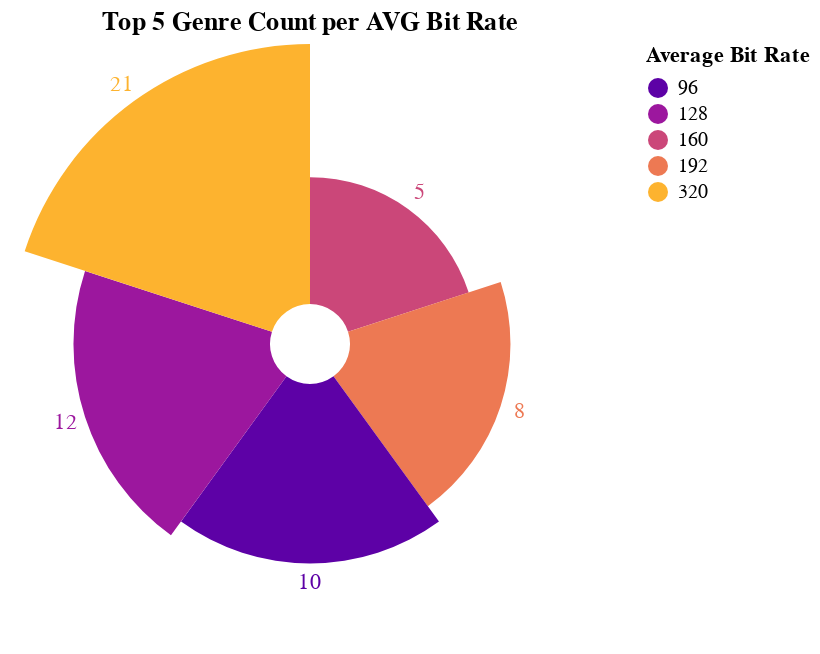

Notebook code for this chart:
### Markdown cell above
Now let's plot them using an Altair Radial chart.

### Code cell
base = alt.Chart(top_5_bitrates_per_genre, title="Top 5 Genre Count per AVG Bit Rate").encode(
    alt.Theta("Average Bit Rate:N").sort([160.0, 192.0, 96.0, 128.0, 320.0]),
    alt.Radius("Genre").scale(type="sqrt", rangeMin=20),
    color=alt.Color("Average Bit Rate:N",
                        scale=alt.Scale(scheme='plasma'))
)

c1 = base.mark_arc(innerRadius=20, strokeWidth=0)

c2 = base.mark_text(radiusOffset=10).encode(text="Genre")

c1 + c2

### Figure 1 — Vega-Lite specification as saved in the notebook (floating-point values rounded to 4 significant figures)
{"config": {"view": {"continuousWidth": 300, "continuousHeight": 300}}, "layer": [{"mark": {"type": "arc", "innerRadius": 20, "strokeWidth": 0}, "encoding": {"color": {"field": "Average Bit Rate", "scale": {"scheme": "plasma"}, "type": "nominal"}, "radius": {"field": "Genre", "scale": {"type": "sqrt", "rangeMin": 20}, "type": "quantitative"}, "theta": {"field": "Average Bit Rate", "sort": [160.0, 192.0, 96.0, 128.0, 320.0], "type": "nominal"}}, "title": "Top 5 Genre Count per AVG Bit Rate"}, {"mark": {"type": "text", "radiusOffset": 10}, "encoding": {"color": {"field": "Average Bit Rate", "scale": {"scheme": "plasma"}, "type": "nominal"}, "radius": {"field": "Genre", "scale": {"type": "sqrt", "rangeMin": 20}, "type": "quantitative"}, "text": {"field": "Genre", "type": "quantitative"}, "theta": {"field": "Average Bit Rate", "sort": [160.0, 192.0, 96.0, 128.0, 320.0], "type": "nominal"}}, "title": "Top 5 Genre Count per AVG Bit Rate"}], "data": {"name": "data-06a39552aa94d4ffebcbded2ceccb5b9"}, "$schema": "https://vega.github.io/schema/vega-lite/v5.15.1.json", "datasets": {"data-06a39552aa94d4ffebcbded2ceccb5b9": [{"Average Bit Rate": 160.0, "Genre": 5}, {"Average Bit Rate": 192.0, "Genre": 8}, {"Average Bit Rate": 96.0, "Genre": 10}, {"Average Bit Rate": 128.0, "Genre": 12}, {"Average Bit Rate": 320.0, "Genre": 21}]}}
